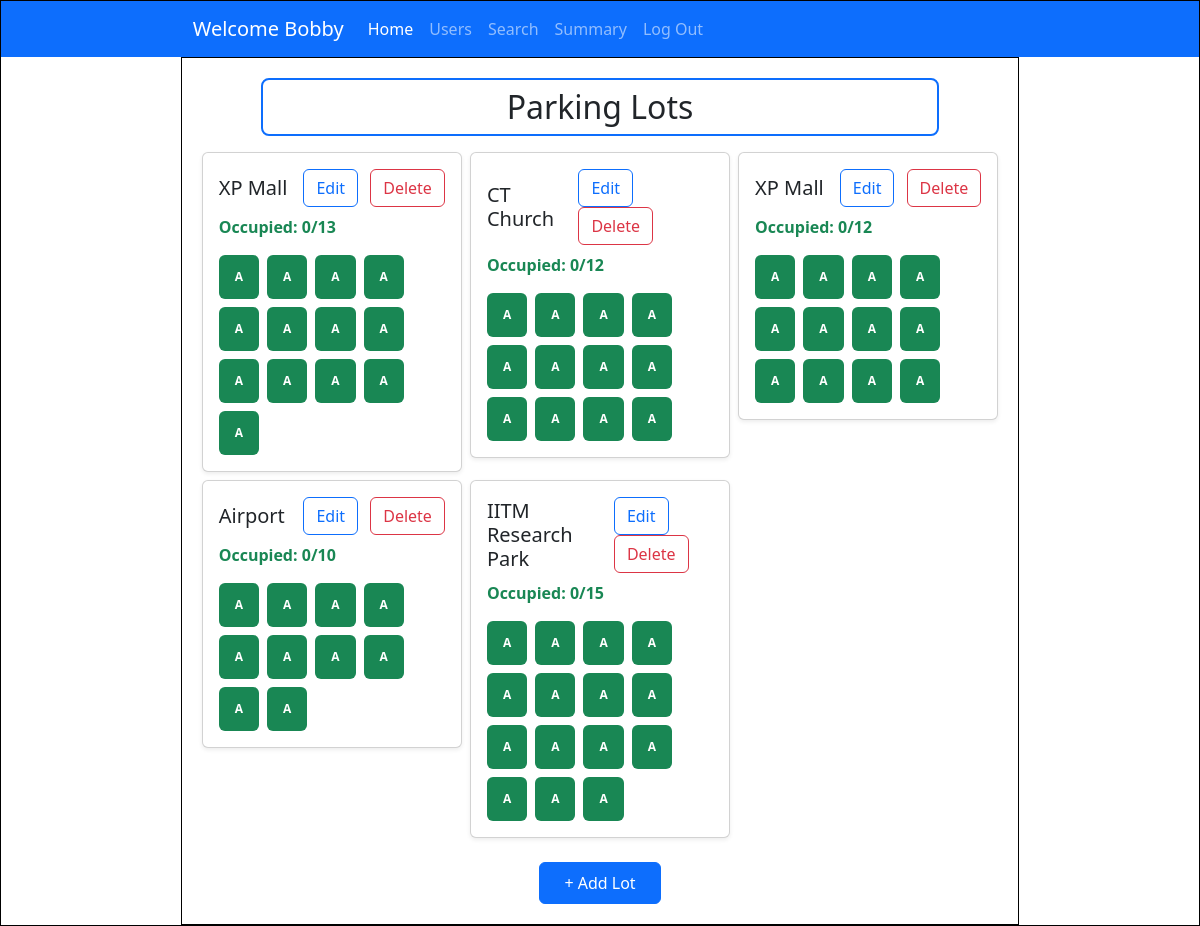
The app's page /admin_dashboard (signed in) with its own data.
### controllers/models.py (models this page shows)
class User(db.Model, UserMixin):
    id = db.Column(db.Integer, primary_key=True)
    username = db.Column(db.String, unique=True, nullable = False)
    password = db.Column(db.String, nullable=False)
    name = db.Column(db.String, nullable=False)
    address = db.Column(db.String, nullable=False)
    type = db.Column(db.String, default="general")
    pincode = db.Column(db.String(6), nullable=False)
    reservations = db.relationship('Reservation', backref='user')

class ParkingLot(db.Model):
    id = db.Column(db.Integer, primary_key = True)
    prime_location_name = db.Column(db.String, nullable=False)
    price = db.Column(db.Integer, nullable=False)
    address = db.Column(db.String, nullable=False)
    pincode = db.Column(db.Integer,nullable = False)
    maximum_spots = db.Column(db.Integer, nullable=False)
    active = db.Column(db.Boolean, nullable=False, default=True)
    spots = db.relationship('ParkingSpot', backref='lot')

class ParkingSpot(db.Model):
    id = db.Column(db.Integer, primary_key = True)
    lot_id = db.Column(db.Integer, db.ForeignKey('parking_lot.id'), nullable=False)
    status = db.Column(db.String(1), nullable=False, default='A')
    active = db.Column(db.Boolean, nullable=False, default=True)
    reservations = db.relationship('Reservation', backref='spot')

### controllers/controller.py (the view)
@app.route('/admin_dashboard')
@login_required
def admin_dashboard():
    lots = ParkingLot.query.filter_by(active=1)
    lot_with_avl = []
    for lot in lots:
        tot = ParkingSpot.query.filter_by(lot_id=lot.id, active=1).count()
        occ = ParkingSpot.query.filter_by(lot_id=lot.id, status='O').count()
        lot_with_avl.append({"info": lot, "total": tot, "occupied": occ})
    return render_template("admin_home.html", lots=lot_with_avl, user=current_user)

### app.py (called while the page is built)
@login_manager.user_loader
def load_user(user_id):
    return User.query.get(int(user_id))

### templates/admin_home.html (shortened to what this page needs)
<!DOCTYPE html>
<html lang="en">
<head>
    <link href="https://cdn.jsdelivr.net/npm/bootstrap@5.3.6/dist/css/bootstrap.min.css" rel="stylesheet"
>
    <link rel="stylesheet" href="../static/style.css">
</head>
<body>
    <div id="main">
        <nav class="navbar navbar-expand-lg bg-primary" data-bs-theme="dark">
            <div class="container-fluid">
                <a class="navbar-brand" href="#">Welcome {{user.name}}</a>
                <div class="collapse navbar-collapse" id="navbarNavAltMarkup">
                    <div class="navbar-nav">
                        <a class="nav-link active" aria-current="page" href="#">Home</a>
                        <a class="nav-link" href="/admin_dashboard/users">Users</a>
                        <a class="nav-link" href="/admin_dashboard/search">Search</a>
                        <a class="nav-link" href="#">Summary</a>
                        <a class="nav-link" href="/login">Log Out</a>
                    </div>
                </div>
            </div>
        </nav>
        <div id="canvas">
            <div class="h2 text-center pt-2 pb-2 mb-3 rounded-3 border border-2 border-primary"
                style="margin: auto; width: 85%;">Parking Lots</div>
            <div class="row row-cols-1 row-cols-md-2 row-cols-lg-3 g-2">
                {% for lot in lots %}
                <div class="col">
                    <div class="card h-200 shadow-sm">
                        <div class="card-body">
                            <div class="d-flex justify-content-between align-items-center mb-2">
                                <h5 class="card-title mb-0" style="max-width: 160px">{{ lot.info.prime_location_name }}</h5>
                                <div>
                                    <a href="{{ url_for('edit_lot', lot_id=lot.info.id) }}" type="button"
                                        class="btn btn-outline-primary me-2">Edit</a>
                                    {% if lot.occupied==0 %}
                                    <button type="button" class="btn btn-outline-danger" data-bs-toggle="modal"
                                        data-bs-target="#lotModal{{ lot.info.id }}">Delete</button>
                                    {% else %}
                                    <span class="d-inline-block" tabindex="0" data-bs-toggle="popover" data-bs-trigger="hover focus" data-bs-content="Disabled popover">
                                        <button class="btn btn-outline-danger" type="button" disabled>Delete</button>
                                    </span>
                                    {% endif %}
                                </div>
                            </div>
                            <p class="text-success fw-semibold">Occupied: {{ lot.occupied }}/{{ lot.total }}</p>
                            <div class="d-flex flex-wrap gap-2">
                                {% for spot in lot.info.spots %}
                                {% if spot.status == 'A' %}
                                <a class="badge bg-success p-3" href="{{ url_for('view_spot', spot_id=spot.id) }}"
                                    style="text-decoration:none;">A</a>
                                {% elif spot.status == 'O' %}
                                <a class="badge bg-danger p-3" href="{{ url_for('view_spot', spot_id=spot.id) }}"
                                    style="text-decoration:none;">O</a>
                                {% endif %}
                                {% endfor %}
                            </div>
                        </div>
                    </div>
                </div>
                {% endfor %}
            </div>
            <div class="text-center mt-4">
                <a href="/add_lot" class="btn btn-primary px-4 py-2">+ Add Lot</a>
            </div>
        </div>
    </div>
</body>
</html>

### static/style.css (style rules this page uses)
* { margin: 0px; }
#main, #canvas { border: 1px solid black; }
#canvas { width: 70%; margin: auto; height: auto; min-height: 760px; padding: 20px }
.navbar { padding-left: 15%; padding-right: 15%; }

### records on screen
User: name "Bobby"
ParkingLot: info.prime_location_name "XP Mall"
ParkingLot: info.prime_location_name "CT Church"
ParkingLot: info.prime_location_name "XP Mall"
ParkingLot: info.prime_location_name "Airport"
ParkingLot: info.prime_location_name "IITM Research Park"

### other values on screen
{{ lot.occupied }} "0" "0" "0" "0" "0"
{{ lot.total }} "13" "12" "12" "10" "15"
